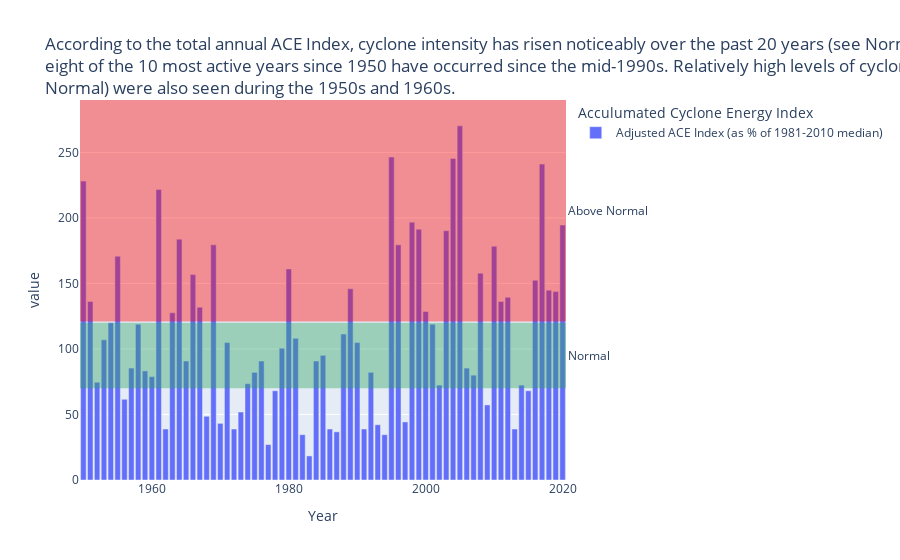

The code cell stored with this chart in its notebook:
### Markdown cell above
## Accumulated Cyclone Energy Index (ACE)

Accumulated cyclone energy (ACE) is a metric used by various agencies to express the energy released by a tropical cyclone during its lifetime.

### Code cell
fig = px.bar(ace_df, x='Year', y=['Adjusted ACE Index (as % of 1981-2010 median)'], 
        labels={'Year':'Year', 'variable':'Acculumated Cyclone Energy Index'}, 
        title='''
According to the total annual ACE Index, cyclone intensity has risen noticeably over the past 20 years (see Normal band), and
<br>eight of the 10 most active years since 1950 have occurred since the mid-1990s. Relatively high levels of cyclone activity (above
<br>Normal) were also seen during the 1950s and 1960s. 
''' 
)

fig.add_hrect(y0=121, y1=290, line_width=0, fillcolor="red", opacity=0.4, annotation_text='Above Normal', annotation_position='outside right')
fig.add_hrect(y0=70, y1=120, line_width=0, fillcolor="#2ca25f", opacity=0.4, annotation_text='Normal', annotation_position='outside right')

fig.show()

### Figure 1 — Plotly figure (JSON) as saved in the notebook; plotly's stock layout.template omitted (floating-point values rounded to 4 significant figures)
{"data": [{"alignmentgroup": "True", "hovertemplate": "Acculumated Cyclone Energy Index=Adjusted ACE Index (as % of 1981-2010 median)<br>Year=%{x}<br>value=%{y}<extra></extra>", "legendgroup": "Adjusted ACE Index (as % of 1981-2010 median)", "marker": {"color": "#636efa", "pattern": {"shape": ""}}, "name": "Adjusted ACE Index (as % of 1981-2010 median)", "offsetgroup": "Adjusted ACE Index (as % of 1981-2010 median)", "orientation": "v", "showlegend": true, "textposition": "auto", "type": "bar", "x": [1950, 1951, 1952, 1953, 1954, 1955, 1956, 1957, 1958, 1959, 1960, 1961, 1962, 1963, 1964, 1965, 1966, 1967, 1968, 1969, 1970, 1971, 1972, 1973, 1974, 1975, 1976, 1977, 1978, 1979, 1980, 1981, 1982, 1983, 1984, 1985, 1986, 1987, 1988, 1989, 1990, 1991, 1992, 1993, 1994, 1995, 1996, 1997, 1998, 1999, 2000, 2001, 2002, 2003, 2004, 2005, 2006, 2007, 2008, 2009, 2010, 2011, 2012, 2013, 2014, 2015, 2016, 2017, 2018, 2019, 2020], "xaxis": "x", "y": [228.1, 136.2, 74.59, 107.0, 120, 170.8, 61.62, 85.41, 118.9, 83.24, 78.92, 221.6, 38.92, 127.6, 183.8, 90.81, 156.8, 131.9, 48.65, 179.5, 43.24, 104.9, 38.92, 51.89, 73.51, 82.16, 90.81, 27.03, 68.11, 100.5, 161.1, 108.1, 34.59, 18.38, 90.81, 95.14, 38.92, 36.76, 111.4, 145.9, 104.9, 38.92, 82.16, 42.16, 34.59, 246.5, 179.5, 44.32, 196.8, 191.4, 128.6, 118.9, 72.43, 190.3, 245.4, 270.3, 85.41, 80, 157.8, 57.3, 178.4, 136.2, 139.5, 38.92, 72.43, 68.11, 152.4, 241.1, 144.9, 143.8, 194.6], "yaxis": "y"}], "layout": {"annotations": [{"showarrow": false, "text": "Above Normal", "x": 1, "xanchor": "left", "xref": "x domain", "y": 205.5, "yanchor": "middle", "yref": "y"}, {"showarrow": false, "text": "Normal", "x": 1, "xanchor": "left", "xref": "x domain", "y": 95, "yanchor": "middle", "yref": "y"}], "barmode": "relative", "legend": {"title": {"text": "Acculumated Cyclone Energy Index"}, "tracegroupgap": 0}, "shapes": [{"fillcolor": "red", "line": {"width": 0}, "opacity": 0.4, "type": "rect", "x0": 0, "x1": 1, "xref": "x domain", "y0": 121, "y1": 290, "yref": "y"}, {"fillcolor": "#2ca25f", "line": {"width": 0}, "opacity": 0.4, "type": "rect", "x0": 0, "x1": 1, "xref": "x domain", "y0": 70, "y1": 120, "yref": "y"}], "title": {"text": "\nAccording to the total annual ACE Index, cyclone intensity has risen noticeably over the past 20 years (see Normal band), and\n<br>eight of the 10 most active years since 1950 have occurred since the mid-1990s. Relatively high levels of cyclone activity (above\n<br>Normal) were also seen during the 1950s and 1960s. \n"}, "xaxis": {"anchor": "y", "domain": [0, 1], "title": {"text": "Year"}}, "yaxis": {"anchor": "x", "domain": [0, 1], "title": {"text": "value"}}}}
